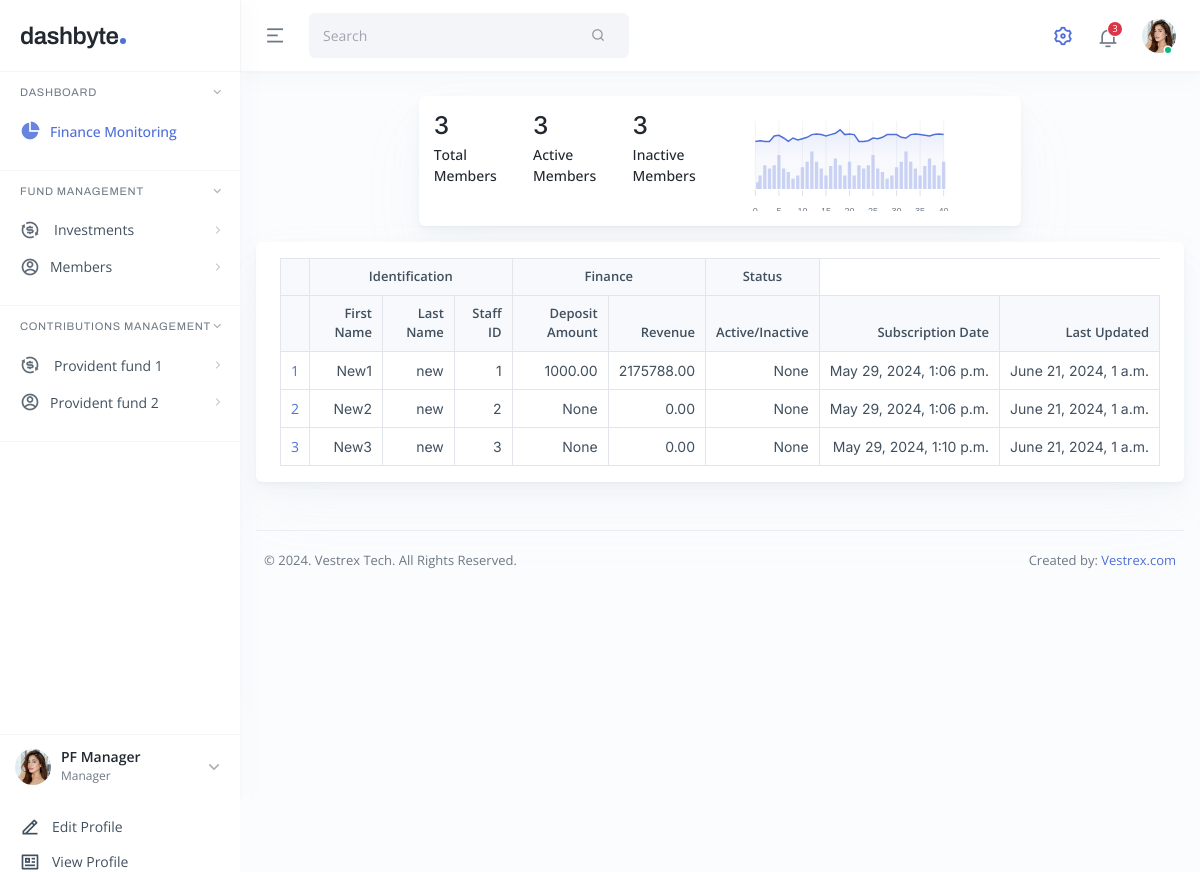
Page /fund/memberList/ (signed in) on the earlier database version.
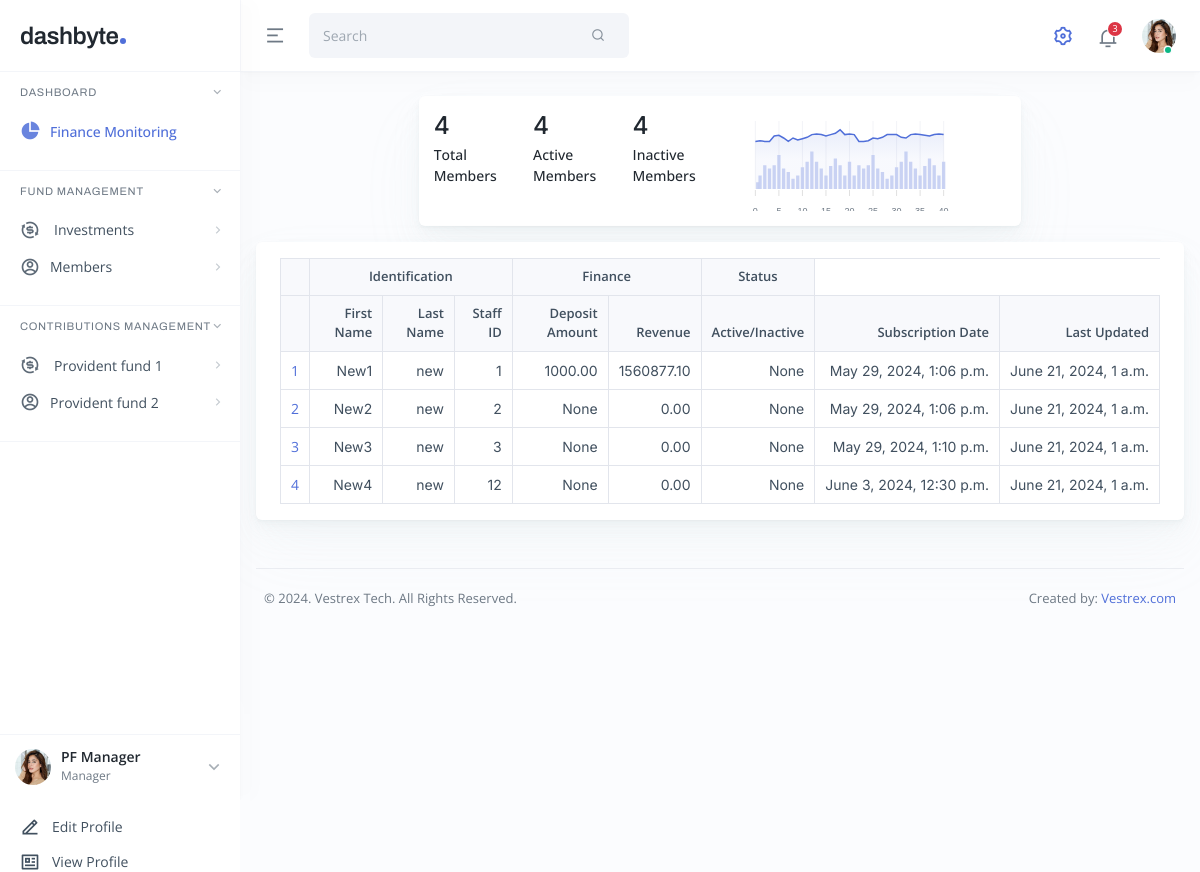
Same page on the later database version.
### Fund/models.py (models this page shows, shortened)
class Member(models.Model):
    first_name = models.CharField(max_length=30)
    last_name = models.CharField(max_length=30)
    staff_id = models.PositiveIntegerField(unique=True)
    total_amount_to_date = models.DecimalField(max_digits=10, decimal_places=2, blank=True, null=True)
    profit = models.DecimalField(max_digits=10, decimal_places=2,blank=True, null=True)
    status = models.CharField(max_length=20,blank=True, null=True)
    subscription_date = models.DateTimeField(auto_now_add=True)
    updated_date = models.DateTimeField(auto_now=True)

### Fund/views.py (the view)
# urls.py: path('memberList/', views.MemberListView.as_view(), name='member_list'),
@method_decorator(login_required, name='dispatch')
class MemberListView(ListView):
    model = Member
    template_name = 'dashboard/member_list.html'
    context_object_name = 'member_list'
    def get_context_data(self, **kwargs):
        context = super().get_context_data(**kwargs)
        queryset = self.get_queryset()
        context['member_count'] = self.get_queryset().count()
        total_contribution = queryset.aggregate(total=Sum(Cast('total_amount_to_date',FloatField())*1.0))['total'] or 0.0
        total_profit = InvestmentDetail.objects.aggregate(total=Sum(Cast('interest_amount',FloatField())*1.0))['total'] or 0.0
        for member in queryset:
            member_contribution = member.total_amount_to_date or 0.0
            member_contribution = float(member_contribution)
            if total_contribution !=0:
                member_profit = ((member_contribution)/(total_contribution))*total_profit
            else:
                member_profit = 0.0
            member.profit = member_profit
            member.save()
        context['member_list']= queryset
        return context

### Fund/templates/dashboard/member_list.html
{% extends 'dashboard/base.html' %}
{% block content %}
<div class="main main-app p-3 p-lg-4">
    <div class="row g-3 justify-content-center">
        <div class="col-md-10 col-xl-8">
        <div class="card card-one">
            <div class="card-body">
              <div class="row">
                <div class="col-2">
                  <h3 class="card-value mb-1">{{ member_count }}</h3>
                  <label class="card-title fw-medium text-dark mb-1">Total Members</label>
                </div>
                <div class="col-2">
                  <h3 class="card-value mb-1">{{ member_count }}</h3>
                  <label class="card-title fw-medium text-dark mb-1">Active Members</label>
                </div>
                <div class="col-2">
                  <h3 class="card-value mb-1">{{ member_count }}</h3>
                  <label class="card-title fw-medium text-dark mb-1">Inactive Members</label>
                </div>
                <div class="col-5">
                  <div id="apexChart2"></div>
                </div>
              </div>
            </div>
        </div>
    </div>
  <div class="card card-one mt-3">
    <div class="card-body p-3">
      <div class="table-responsive">
        <table class="table table-four table-bordered">
          <thead>
            <tr>
              <th>&nbsp;</th>
              <th colspan="3">Identification</th>
              <th colspan="2">Finance</th>
              <th colspan="1">Status</th>
            </tr>
            <tr>
              <th></th>
              <th>First Name</th>
              <th>Last Name</th>
              <th>Staff ID</th>
              <th>Deposit Amount</th>
              <th>Revenue</th>
              <th>Active/Inactive</th>
              <th>Subscription Date</th>
              <th>Last Updated</th>
            </tr>
          </thead>
            <tbody>
              {% for member in member_list %}
                <tr>
                  <td><a href="{% url 'member_detail' member.pk %}">{{ member.id }}</a></td>
                  <td>{{ member.first_name }}</td>
                  <td>{{ member.last_name }}</td>
                  <td>{{ member.staff_id }}</td>
                  <td>{{ member.total_amount_to_date }}</td>
                  <td>{{ member.profit|floatformat:"2" }}</td>
                  <td>{{ member.status }}</td>
                  <td>{{ member.subscription_date }}</td>
                  <td>{{ member.updated_date }}</td>
                </tr>
              {% endfor %}
            </tbody>
        </table>
      </div>
    </div>
  </div>
{% endblock %}

Differences in the rows shown:
changed Member "New1": profit "2175788.00" → "1560877.10"
added Member: id "4", first_name "New4", last_name "new", staff_id "12", total_amount_to_date "None", profit "0.00", status "None", subscription_date "June 3, 2024, 12:30 p.m.", updated_date "June 21, 2024, 1 a.m."
Other differences:
{{ member_count }}: "3" → "4"
